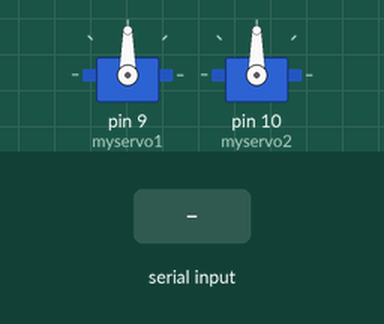
The sketch below on a simulated Arduino Uno, built with avr-gcc and run on an emulated ATmega328P. Parts: 2 × servo. The inputs (shaded band) are chosen by the test bench.

Above: at 1.2 s.
1.3 s: "W" received over Serial
At 2.5 s:
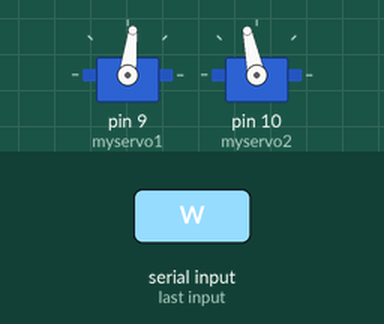
2.8 s: "S" received over Serial
At 3.9 s:
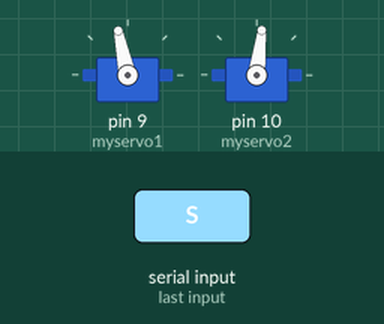
4.3 s: "D" received over Serial
At 5.0 s:
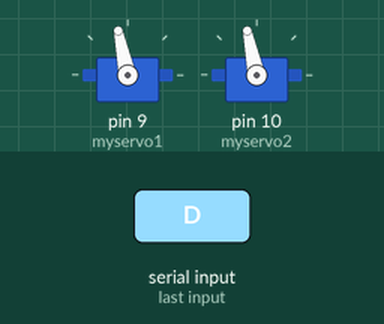
Timing chart, 0 to 7.3 s (numbered marks = the images above; inputs shaded):
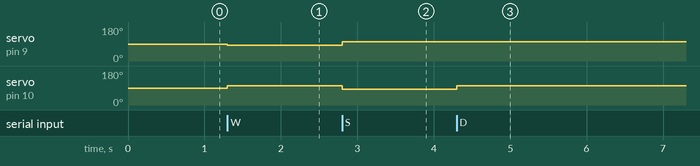

The sketch:

remote_control.ino
```cpp
#include<Servo.h>
int signal;
Servo myservo1,myservo2;
void setup() {
  Serial.begin(9600);
  myservo1.attach(9);
  myservo2.attach(10);
}

void loop() {
  char x=Serial.read();
  if(x=='W')                               //forward motion
   {  myservo1.writeMicroseconds(1400);
      myservo2.writeMicroseconds(1600);
    }
  if(x=='S')                              //backward motion
   {  myservo1.writeMicroseconds(1600);
      myservo2.writeMicroseconds(1400);
    }
  if(x=='D')                               //clockwise motion
  {   myservo1.writeMicroseconds(1600);
      myservo2.writeMicroseconds(1600);
  }
    if(x=='A')                             //anticlockwise motion
    {myservo1.writeMicroseconds(1400);
    myservo2.writeMicroseconds(1400);
      }
    if(x=='Q')                              //stationary
   {  myservo1.writeMicroseconds(1500);
      myservo2.writeMicroseconds(1500);

        }
}
```

Measured:
- after the input at 1.3 s, servo on pin 9 (myservo1): 90° → 83° at once; servo on pin 10 (myservo2): 90° → 102° at once
- after the input at 2.8 s, servo on pin 9 (myservo1): 83° → 102° at once; servo on pin 10 (myservo2): 102° → 83° at once
- after the input at 4.3 s, servo on pin 10 (myservo2): 83° → 102° at once
